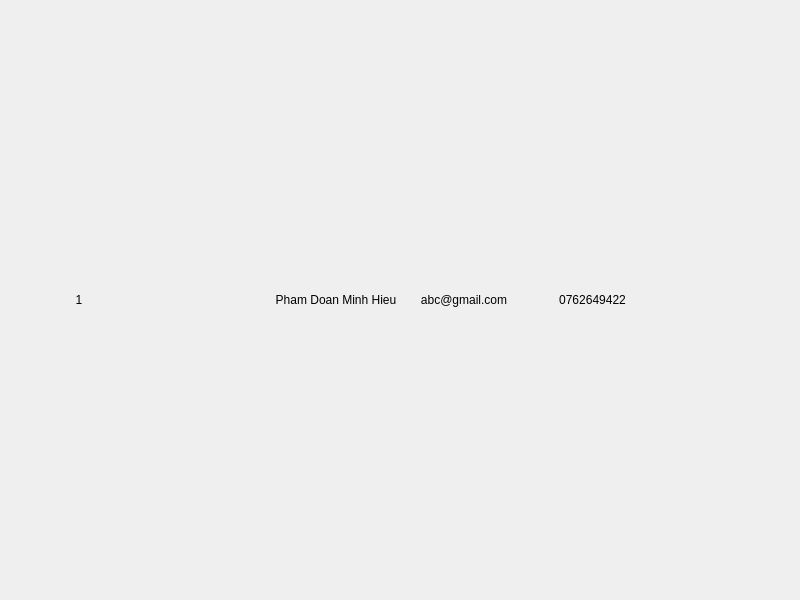
<?xml version="1.0" encoding="UTF-8"?>
<ui version="4.0">
 <class>MainWindow</class>
 <widget class="QMainWindow" name="MainWindow">
  <property name="geometry">
   <rect>
    <x>0</x>
    <y>0</y>
    <width>800</width>
    <height>600</height>
   </rect>
  </property>
  <property name="windowTitle">
   <string>MainWindow</string>
  </property>
  <widget class="QWidget" name="centralwidget">
   <layout class="QHBoxLayout" name="horizontalLayout">
    <item>
     <widget class="QWidget" name="widget__" native="true">
      <layout class="QHBoxLayout" name="horizontalLayout_22">
       <item>
        <widget class="QLabel" name="label__33">
         <property name="text">
          <string>1</string>
         </property>
         <property name="alignment">
          <set>Qt::AlignCenter</set>
         </property>
        </widget>
       </item>
       <item>
        <widget class="QLabel" name="label__1">
         <property name="text">
          <string/>
         </property>
         <property name="pixmap">
          <pixmap>Image/Ellipse 10.png</pixmap>
         </property>
         <property name="scaledContents">
          <bool>true</bool>
         </property>
         <property name="alignment">
          <set>Qt::AlignCenter</set>
         </property>
        </widget>
       </item>
       <item>
        <widget class="QLabel" name="label__44">
         <property name="text">
          <string>Pham Doan Minh Hieu</string>
         </property>
         <property name="alignment">
          <set>Qt::AlignCenter</set>
         </property>
        </widget>
       </item>
       <item>
        <widget class="QLabel" name="label__2">
         <property name="text">
          <string>abc@gmail.com</string>
         </property>
         <property name="alignment">
          <set>Qt::AlignCenter</set>
         </property>
        </widget>
       </item>
       <item>
        <widget class="QLabel" name="label__5">
         <property name="text">
          <string>0762649422</string>
         </property>
         <property name="alignment">
          <set>Qt::AlignCenter</set>
         </property>
        </widget>
       </item>
       <item>
        <widget class="QWidget" name="widget__2" native="true">
         <layout class="QHBoxLayout" name="horizontalLayout_2">
          <item>
           <widget class="QPushButton" name="pushButton__">
            <property name="minimumSize">
             <size>
              <width>42</width>
              <height>0</height>
             </size>
            </property>
            <property name="maximumSize">
             <size>
              <width>41</width>
              <height>44</height>
             </size>
            </property>
            <property name="cursor">
             <cursorShape>PointingHandCursor</cursorShape>
            </property>
            <property name="styleSheet">
             <string notr="true">#pushButton__{
border-radius : 15px;
border-right : none

}
#pushButton__:hover {
                background-color: rgb(255,0,0); 
            }</string>
            </property>
            <property name="text">
             <string/>
            </property>
            <property name="icon">
             <iconset>
              <normaloff>Image/icons8-delete-trash-50.png</normaloff>Image/icons8-delete-trash-50.png</iconset>
            </property>
           </widget>
          </item>
         </layout>
        </widget>
       </item>
      </layout>
     </widget>
    </item>
   </layout>
  </widget>
 </widget>
 <resources/>
 <connections/>
</ui>
